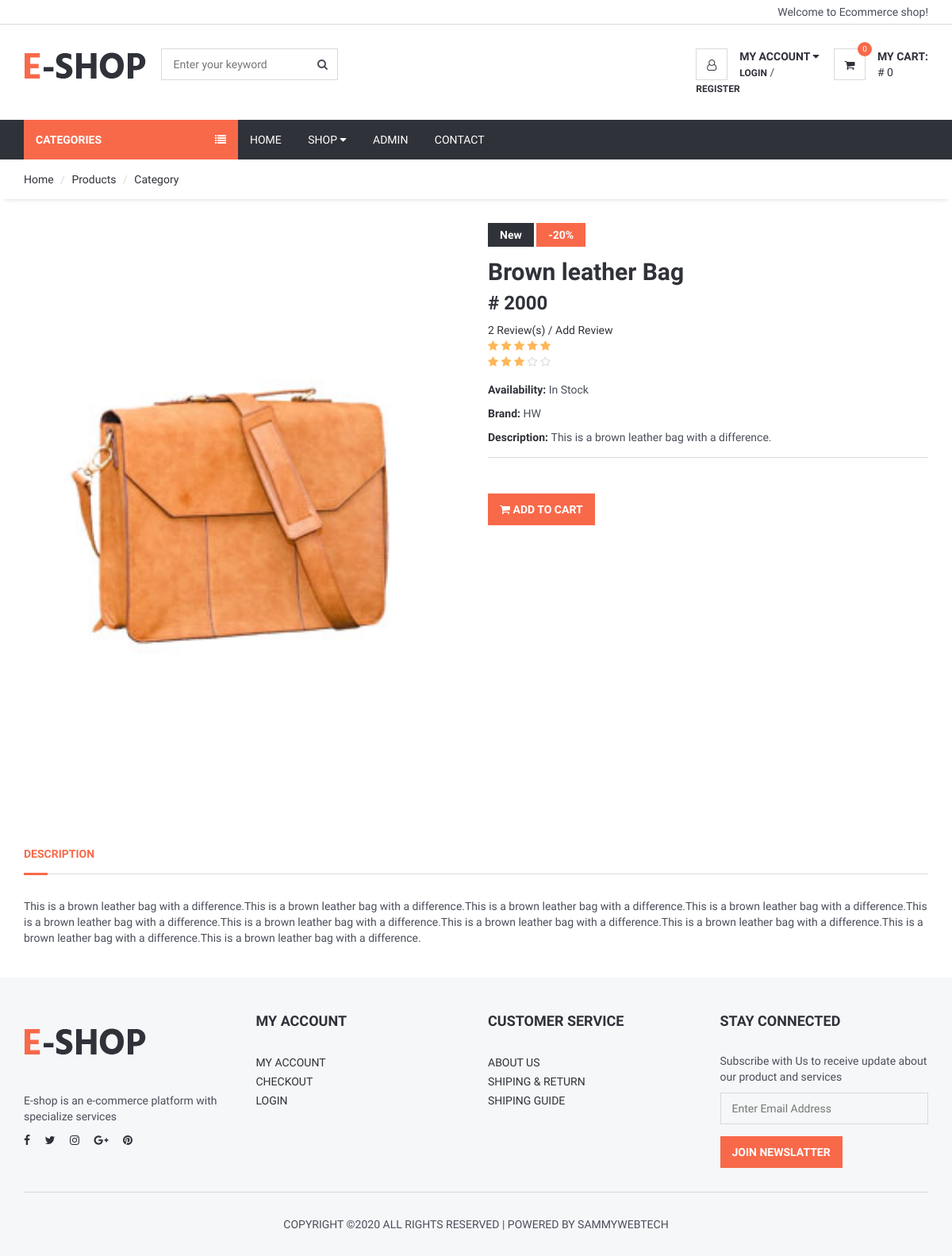
The page /product-page?id=1 on the database its author committed.
### tables this page shows
CREATE TABLE IF NOT EXISTS `products` (
  `product_id` int(11) NOT NULL AUTO_INCREMENT,
  `product_title` varchar(255) NOT NULL,
  `product_category_id` int(11) NOT NULL,
  `product_brand_id` int(11) NOT NULL,
  `product_price` float NOT NULL,
  `product_quantity` int(11) NOT NULL,
  `product_description` text NOT NULL,
  `short_desc` text NOT NULL,
  `product_image` varchar(255) NOT NULL,
  `featured` varchar(255) NOT NULL,
  PRIMARY KEY (`product_id`)
);

CREATE TABLE IF NOT EXISTS `reviews` (
  `id` int(11) NOT NULL AUTO_INCREMENT,
  `product_id` int(11) DEFAULT NULL,
  `customer_name` varchar(255) NOT NULL,
  `customer_email` varchar(255) NOT NULL,
  `customer_review` text NOT NULL,
  `customer_rating` int(11) NOT NULL,
  `created_at` timestamp NOT NULL DEFAULT current_timestamp() ON UPDATE current_timestamp(),
  PRIMARY KEY (`id`)
);

CREATE TABLE IF NOT EXISTS `brands` (
  `brand_id` int(11) NOT NULL AUTO_INCREMENT,
  `brand_name` varchar(255) NOT NULL,
  `brand_product_id` int(11) NOT NULL,
  PRIMARY KEY (`brand_id`)
);

### resources/functions.php (called while the page is built, shortened)
<?php
function escape_string($string){
	global $conn;
	return mysqli_real_escape_string($conn,$string);
}
function myQuery($query){
  global $conn;
  return  mysqli_query($conn,$query);
}
             ?><li><a href="welcome.php">Home</a></li><?php

### product-page.php (the view, shortened to what this page needs)
<?php include "resources/templates/front/header.php" ?>
<?php include "resources/templates/front/top_nav2.php" ?>
	<div id="breadcrumb">
		<div class="container">
			<ul class="breadcrumb">
				<li><a href="index.php">Home</a></li>
				<li><a href="products.php">Products</a></li>
				<li><a href="#">Category</a></li>
			</ul>
		</div>
	</div>
	<div class="section">
		<div class="container">
			<div class="row">
                <?php
             	if(isset($_GET['id'])){
             	   	$result = myQuery("SELECT * FROM products  WHERE product_id = ".escape_string($_GET['id'])."");
             	   	while($row = mysqli_fetch_assoc($result)){
             	           $sql = myQuery("SELECT * FROM brands WHERE brand_id = ".$row['product_brand_id']."");
             	           $get_brand = mysqli_fetch_assoc($sql);
             	           $get_reviews = myQuery("SELECT * FROM reviews WHERE product_id = ".$_GET['id']."");
             	           $count_specific_reviews = mysqli_num_rows($get_reviews);
             	           ?>
             	           <div class="product product-details clearfix">
             	           	<div class="col-md-6">
             	           		<div >
             	           			<div class="product-view">
             	           				<img src="images/<?php echo $row['product_image'] ?>" alt="">
             	           			</div>
             	           		</div>
             	           	</div>
             	           	<div class="col-md-6">
             	           		<div class="product-body">
             	           			<div class="product-label">
             	           				<span>New</span>
             	           				<span class="sale">-20%</span>
             	           			</div>
             	           			<h2 class="product-name"><?php echo $row['product_title'] ?></h2>
             	           			<h3 class="product-price"># <?php echo $row['product_price'] ?> </h3>
             	           			<div>
             	           				<div class="product-rating">
             	                               <a href="add_review.php?id=<?php echo $row['product_id']?>" style="margin-bottom: 9px !important"><?php echo  $count_specific_reviews?> Review(s) / Add Review</a>
             	           					<?php
             	           					  while($review_row  = mysqli_fetch_assoc($get_reviews)){
             	           					      $cust_rating = $review_row['customer_rating'];
             	                                  if($cust_rating== 5){
             	                                     echo "
                                                              <br/>
             	                                              <i class='fa fa-star'></i>
             	                                              <i class='fa fa-star'></i>
             	                                              <i class='fa fa-star'></i>
             	                                              <i class='fa fa-star'></i>
             	                                              <i class='fa fa-star'></i>
             	                                          ";
             	                                  }
             	                                  elseif($cust_rating== 3){
             	                                      echo "
             	                                               <br/>
             	                                               <i class='fa fa-star'></i>
             	                                               <i class='fa fa-star'></i>
             	                                               <i class='fa fa-star'></i>
             	                                               <i class='fa fa-star-o empty'></i>
             	                                               <i class='fa fa-star-o empty'></i>
             	                                           ";
             	                                  }
             	                                  ?>
             	                                  <?php
             	                                  }
             	           					 ?>
             	           				</div>
             	           			</div>
             	           			<p><strong>Availability:</strong> In Stock</p>
             	           			<p><strong>Brand: </strong><?php echo $get_brand['brand_name'] ?></p>
             	           			<p><strong>Description: </strong><?php echo $row['short_desc'] ?></p>
             	           			<div class="product-options">
             	           			</div>
             	           			<div class="product-btns">
             	           				<a href="cart.php?add=<?php echo $row['product_id'] ?>" class="primary-btn add-to-cart"><i class="fa fa-shopping-cart"></i> Add to Cart</a>
             	           			</div>
             	           		</div>
             	           	</div>
             	           </div>
             	           <div class="col-md-12">
             	               <div class="product-tab">
             	                   <ul class="tab-nav">
             	                       <li class="active"><a data-toggle="tab" href="#tab1">Description</a></li>
             	                   </ul>
             	                   <div class="tab-content">
             	                       <div id="tab1" class="tab-pane fade in active">
             	                           <p><?php echo $row['product_description'] ?></p>
             	                       </div>
             	                   </div>
             	               </div>
             	           </div>
             	         <?php
             	   	}
                }
                 ?>
			</div>
		</div>
	</div>
	<?php include "resources/templates/front/footer.php" ?>

### css/style.css (style rules this page uses)
body { font-family: 'Hind', sans-serif; color: #4A4E5A; overflow-x: hidden; }
h1, h2, h3, h4, h5, h6 { color: #30323A; margin: 0 0 10px; font-weight: 700; }
a { color: #30323A; -webkit-transition: 0.3s color; transition: 0.3s color; }
strong { color: #30323A; }
ul, ol { margin: 0; padding: 0; list-style: none }
.main-btn, .primary-btn { display: inline-block; padding: 10px 15px; text-transform: uppercase; font-weight: 700; border: none; -webkit-transition: 0.3s all; transition: 0.3s all; }
.primary-btn { color: #FFF; background-color: #F8694A; }
.section { padding-top: 30px; padding-bottom: 30px; }
#breadcrumb { -webkit-box-shadow: 0px 6px 6px -6px rgba(0, 0, 0, 0.175); box-shadow: 0px 6px 6px -6px rgba(0, 0, 0, 0.175); }
.breadcrumb { background-color: transparent; border: none; border-radius: 0px; padding: 15px 0px; margin: 0; }
.breadcrumb>li+li:before { color: #DADADA; }
.product .product-rating >i { color: #FFB656; }
.product .product-rating>i.empty { color: #DADADA; }
.product .product-label>span { position: relative; display: inline-block; padding: 5px 15px; font-weight: 700; color: #FFF; background-color: #30323A; z-index: 22; }
.product .product-label>span.sale { background-color: #F8694A; }
.product-view>img { width: 100%; }
.product.product-details .product-name { margin-top: 15px; }
.product.product-details .product-rating { margin-right: 15px; margin-bottom: 15px; }
.product.product-details .product-options { padding-top: 30px; margin-bottom: 15px; border-top: 1px solid #DADADA; margin-top: 15px; }
.product-tab { margin-top: 30px; }
.product-tab .tab-nav { border-bottom: 1px solid #DADADA; margin-bottom: 30px; }
.product-tab .tab-nav li { display: inline-block; }
.product-tab .tab-nav li a { display: block; padding: 15px 0px; text-transform: uppercase; font-weight: 700; }
.product-tab .tab-nav li.active { position: relative; }
.product-tab .tab-nav li.active a { color: #F8694A; }
.product-tab .tab-nav li.active a:after { content: ""; position: absolute; left: 0; bottom: -1.5px; height: 3px; width: 30px; background-color: #F8694A; }

### rows shown on the page
products: product_image (picture), product_title "Brown leather Bag", product_price "2000", count_specific_reviews "2", brands.brand_name "HW", short_desc "This is a brown leather bag with a difference.", product_description "This is a brown leather bag with a difference.This is a brown leather bag with a difference.This is a brown leather bag with a difference.This is a brown leather bag with a difference.This is a brown leather bag with a difference.This is a brown leather bag with a difference.This is a brown leather bag with a difference.This is a brown leather bag with a difference.This is a brown leather bag with a difference.This is a brown leather bag with a difference."
reviews: customer_rating 5 (drawn)
reviews: customer_rating 3 (drawn)

### other values the page prints
$_SESSION['item_quantitys'] = '0' "0"
$_SESSION['item_totals'] = '0' "0"
